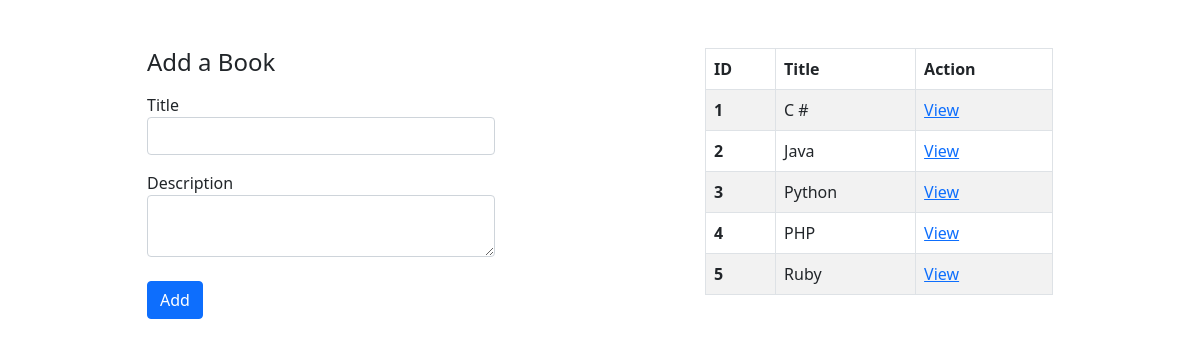
Before: / with the older database file.
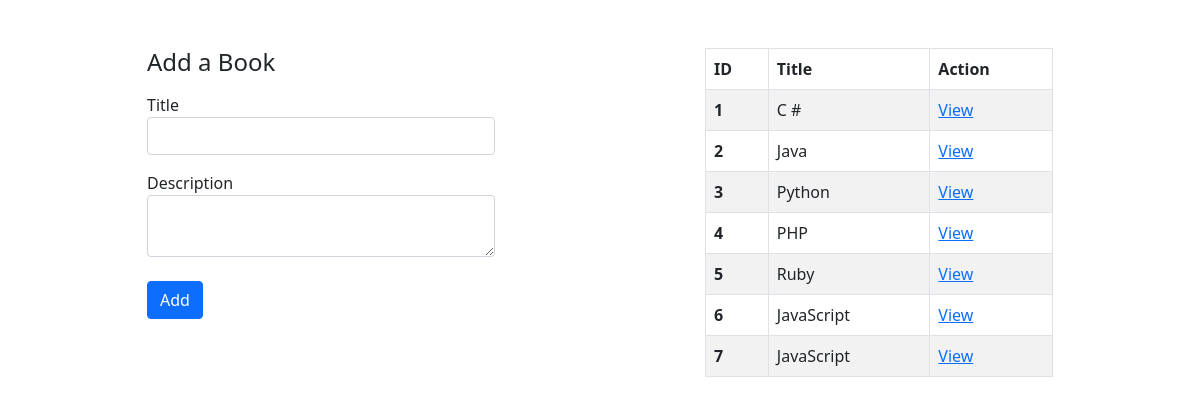
After: the same page with the newer database file.
### book_authors_app/models.py (models this page shows)
class Book(models.Model):
    id = models.AutoField(primary_key=True)
    title = models.CharField(max_length=255)
    desc = models.TextField()
    author = models.ManyToManyField(Author, related_name="books", blank=True)
    created_at = models.DateTimeField(auto_now_add=True)
    updated_at = models.DateTimeField(auto_now=True)
    class Meta:
        managed = True
        db_table = 'books'

### book_authors_app/views.py (the view)
# urls.py: path('', views.book, name='books'),
def book(request):
	context = {
		"books_list":Book.objects.all(),
	}
	return render(request, "add_book.html", context)

### book_authors_app/templates/add_book.html (shortened to what this page needs)
<!DOCTYPE html>
<html lang="en">
<head>
    <link href="https://cdn.jsdelivr.net/npm/bootstrap@5.0.2/dist/css/bootstrap.min.css" rel="stylesheet">
</head>
</head>
<body>
    <div class="container my-5">
        <div class="container-fluid">
            <div class="row d-flex mb-5">
                <div class="col-4 mx-auto">
                    <h4 class="mb-3">Add a Book</h2>
                    <form action="{% url 'add_book' %}" method="post">
                        <fieldset class="mb-3">
                            <label for="title" class="control-label">Title</label>
                            <input type="text" class="form-control" id="title" name="title">
                        </fieldset>
                        <fieldset class="mb-4">
                            <label for="description" class="control-label">Description</label>
                            <textarea id="description" type="text" class="form-control" row="5" name="description"></textarea>
                        </fieldset>
                        <button type="submit" class="btn btn-primary">Add</button>
                    </form>
                </div>
                <div class="col-4 mx-auto">
                    <table class="mb-4 table table-striped table-bordered">
                        <thead>
                            <tr>
                                <th scope="col">ID</th>
                                <th scope="col">Title</th>
                                <th scope="col">Action</th>
                            </tr>
                        </thead>
                        <tbody>
                            {% for book in books_list%}
                            <tr>
                                <th scope="row">{{book.id}}</th>
                                <td>{{book.title}}</td>
                                <td><a href="/books/{{book.id}}">View</td>
                            </tr>
                            {% endfor %}
                        </tbody>
                    </table>
                </div>
            </div>
        </div>
    </div>
</body>
</html>

Changed rows visible on the page:
added Book: id "6", title "JavaScript"
added Book: id "7", title "JavaScript"
